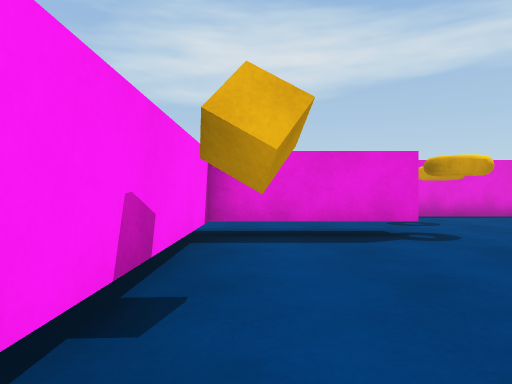
[1] (above)

18 first-person views from a walk through a scene from a Unity 3-D project. The camera is 0.65 m above the floor, looks level and sees 70° across. The floor is counted in squares, 1 m on a side. Each view is taken from the middle of a square. On the plan, view 1 faces up. The plan holds only what a view shows up to about 10 squares ahead; the rest is blank. The player is left out.

[2]
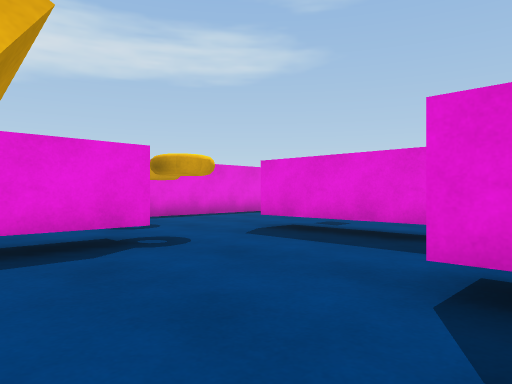

[3]
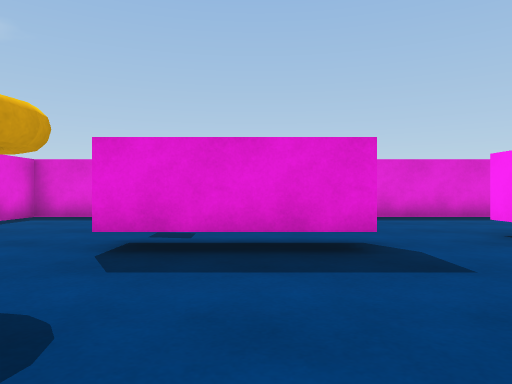

[4]
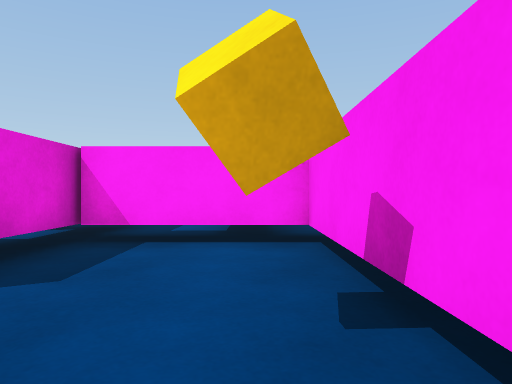

[5]
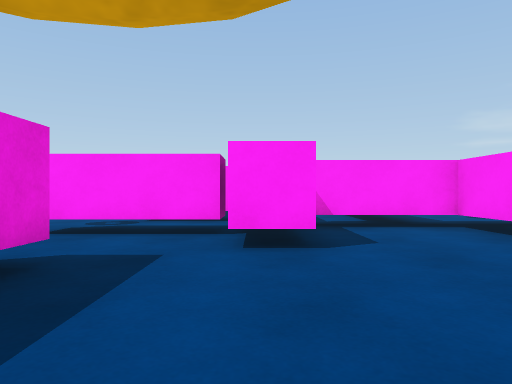

[6]
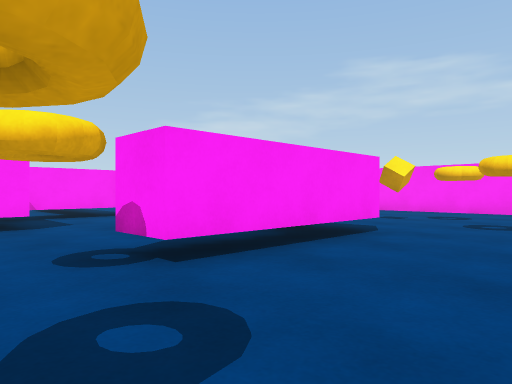

[7]
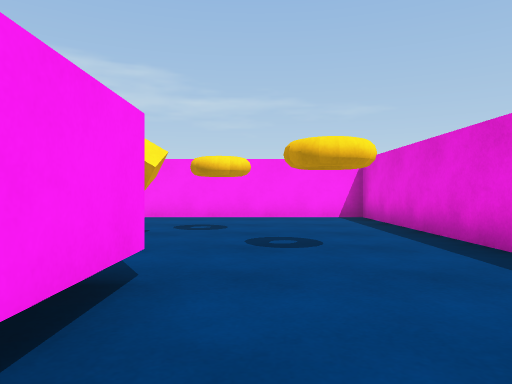

[8]
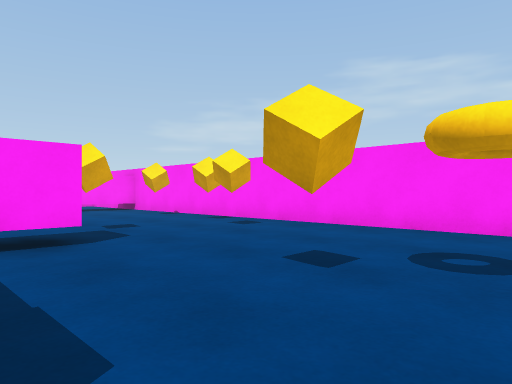

[9]
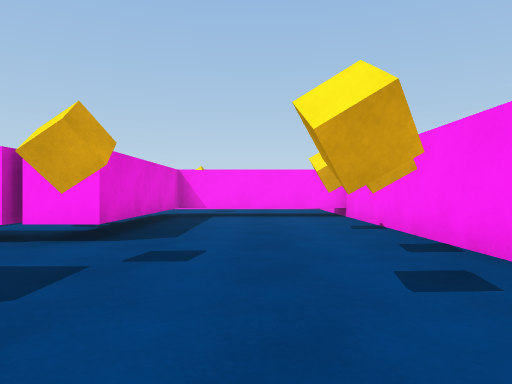

[10]
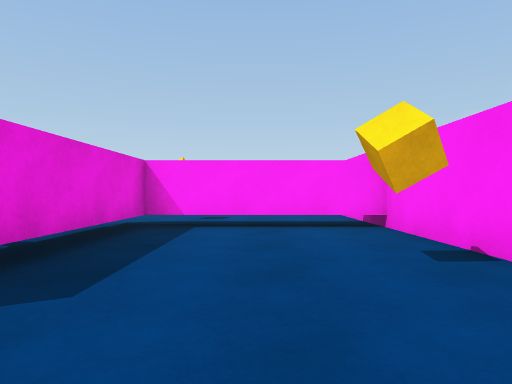

[11]
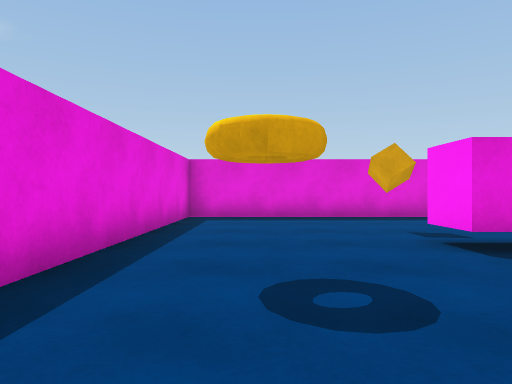

[12]
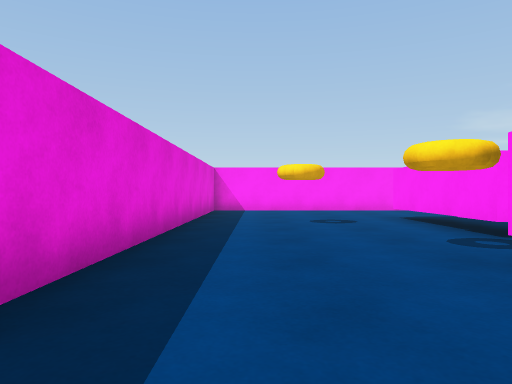

[13]
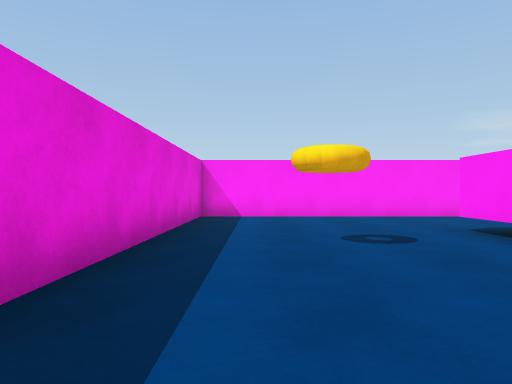

[14]
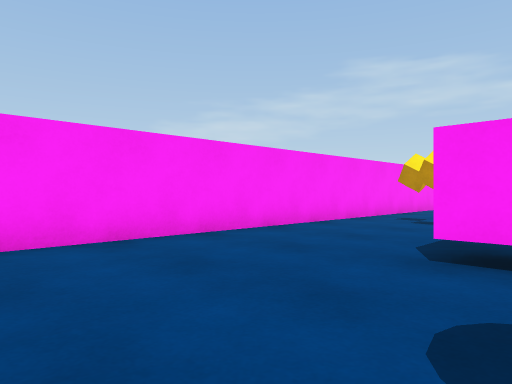

[15]
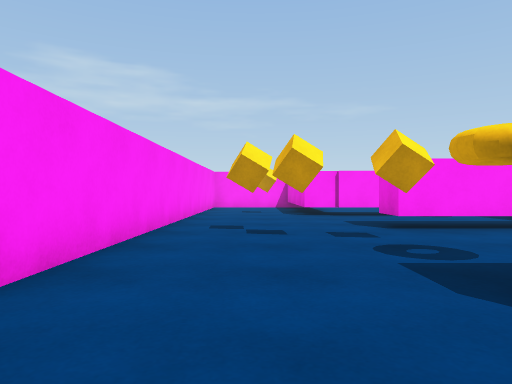

[16]
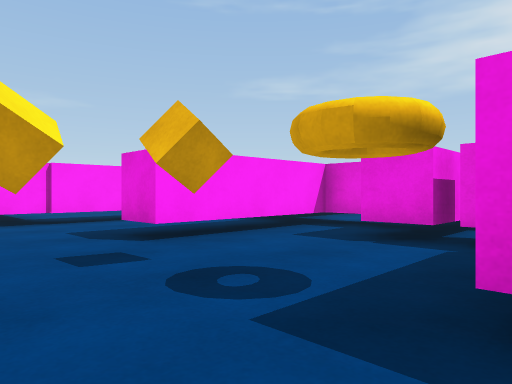

[17]
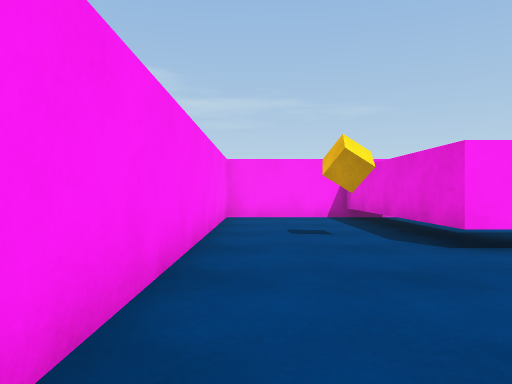

[18]
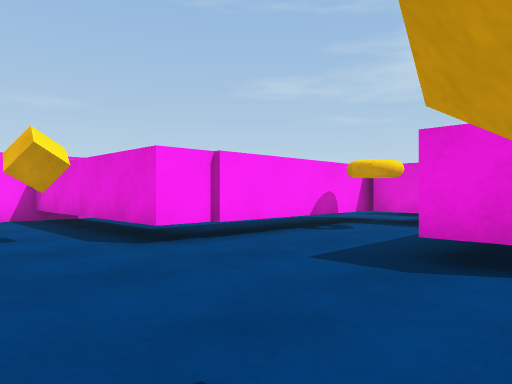

### Floor plan
Key: @ floor where view 1 was taken; # wall or solid block; . floor; T thing the floor can be seen under or through; C cube.
Columns run from 9 left of view 1 to 11 right of it. Each row starts with its distance up from view 1.
 10 #######      ########
  9 #........ ..........#
  8 #...................#
  7 #...................#
  6 #.......TTTT....C...#
  5 #....C..TTTT..TT....#
  4 #.......#.....T . ..#
  3 #...... #.....T . .
  2 #.C...###C..........
  1 #....C. T...#.......#
  0 #.C.... T@..#TTT....#
 -1 #....TTTTT###.......#
 -2 #.C..TT..T..###.....#
 -3 #....TT..T..###.....#
 -4 #....TT..#....#.....#
 -5 #....TT..#....#.....#
 -6 ##TTTTT....C..#.....#
 -7 #..........C........#
 -8 #....C....C.........#
 -9 #...................#
-10 #####################

Positions as (right, up) in squares from view 1, and headings:
1: (0, 0), facing up
2: (0, 1), facing up-right
3: (1, 4), facing right
4: (0, 4), facing down
5: (3, 6), facing down
6: (4, 9), facing down-left
7: (1, 7), facing left
8: (-2, 7), facing down-left
9: (-6, 4), facing down
10: (-6, 1), facing down
11: (1, 8), facing right
12: (9, 3), facing down
13: (9, 0), facing down
14: (9, -5), facing down-left
15: (7, -8), facing left
16: (5, -8), facing up-left
17: (1, -9), facing left
18: (1, -9), facing up-left
